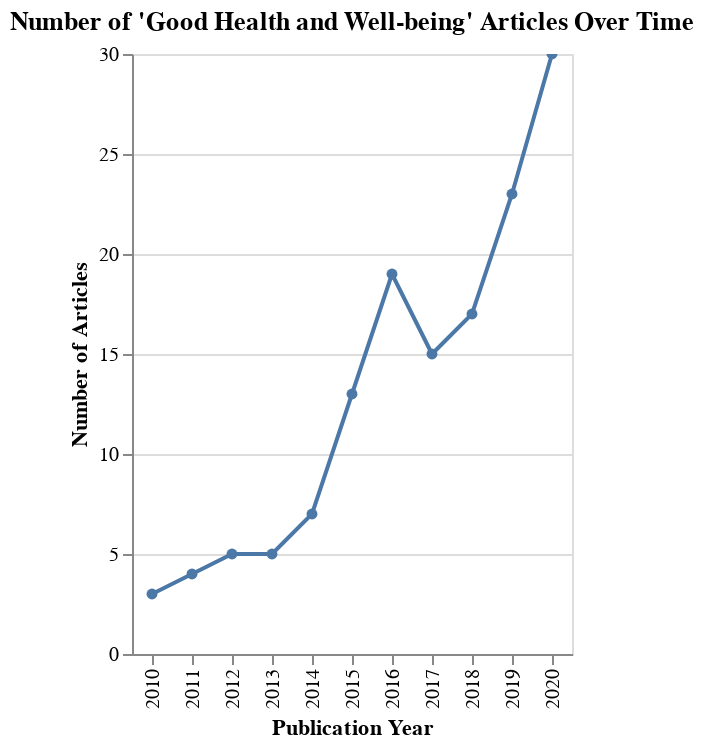

Notebook code for this chart:
### Markdown cell above
**Reasoning**:
To visualize the trend of 'Good Health and Well-being' articles over the years, a line plot is an appropriate choice. I will use `altair` for an interactive visualization. The 'publication_year' will be mapped to the x-axis and 'article_count' to the y-axis. Adding tooltips will enhance interactivity, allowing users to see the exact article count for each year upon hovering.

### Code cell
import altair as alt

# Create a line chart for articles per year
chart = alt.Chart(articles_per_year).mark_line(point=True).encode(
    x=alt.X('publication_year:O', title='Publication Year'), # O for ordinal to treat years as discrete categories
    y=alt.Y('article_count', title='Number of Articles'),
    tooltip=['publication_year', 'article_count']
).properties(
    title='Number of \'Good Health and Well-being\' Articles Over Time'
).interactive()

chart

### Figure 1 — Vega-Lite specification as saved in the notebook (floating-point values rounded to 4 significant figures)
{"config": {"view": {"continuousWidth": 300, "continuousHeight": 300}}, "data": {"name": "data-0961f09eaca2baf3beb590f86d049621"}, "mark": {"type": "line", "point": true}, "encoding": {"tooltip": [{"field": "publication_year", "type": "quantitative"}, {"field": "article_count", "type": "quantitative"}], "x": {"field": "publication_year", "title": "Publication Year", "type": "ordinal"}, "y": {"field": "article_count", "title": "Number of Articles", "type": "quantitative"}}, "params": [{"name": "param_24", "select": {"type": "interval", "encodings": ["x", "y"]}, "bind": "scales"}], "title": "Number of 'Good Health and Well-being' Articles Over Time", "$schema": "https://vega.github.io/schema/vega-lite/v5.20.1.json", "datasets": {"data-0961f09eaca2baf3beb590f86d049621": [{"publication_year": 2010, "article_count": 3}, {"publication_year": 2011, "article_count": 4}, {"publication_year": 2012, "article_count": 5}, {"publication_year": 2013, "article_count": 5}, {"publication_year": 2014, "article_count": 7}, {"publication_year": 2015, "article_count": 13}, {"publication_year": 2016, "article_count": 19}, {"publication_year": 2017, "article_count": 15}, {"publication_year": 2018, "article_count": 17}, {"publication_year": 2019, "article_count": 23}, {"publication_year": 2020, "article_count": 30}]}}
